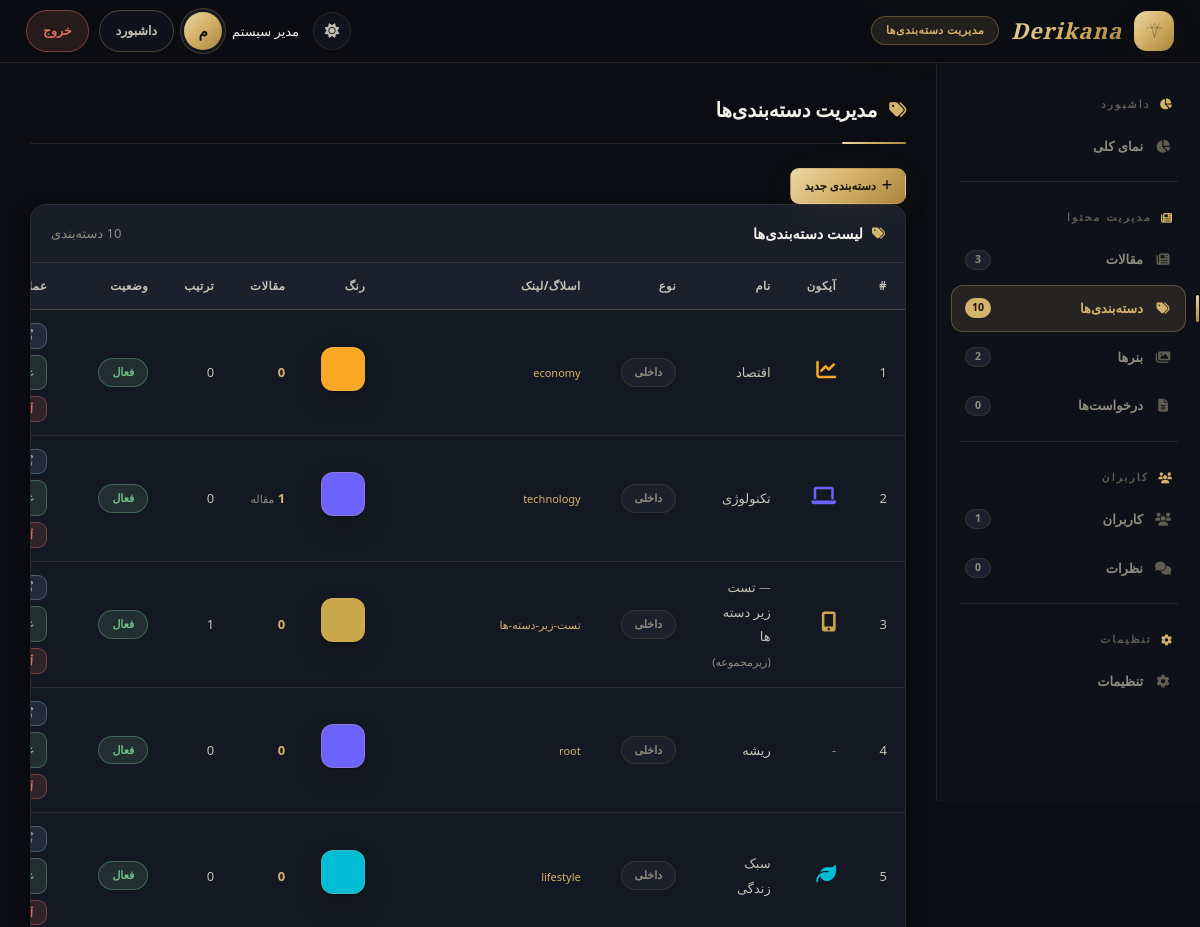
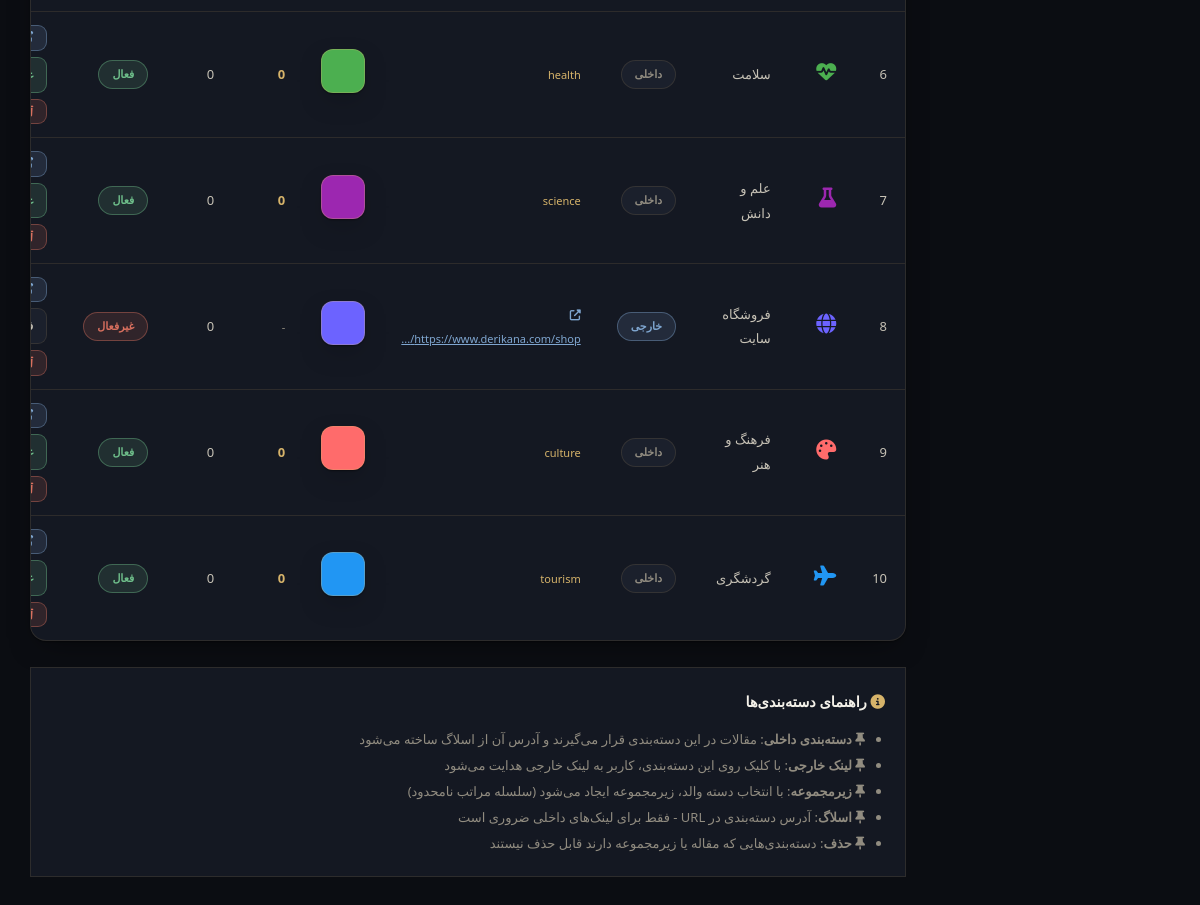
Screenshot of /admin/categories.php (signed in) with the database file from the repository (2 pictures, top to bottom).
### tables this page shows
CREATE TABLE `categories`  (
  `id` int NOT NULL AUTO_INCREMENT,
  `name` varchar(100) NOT NULL,
  `slug` varchar(100) NOT NULL,
  `color` varchar(7) NULL DEFAULT '#6C63FF',
  `parent_id` int NULL DEFAULT NULL,
  `icon` varchar(50) NULL DEFAULT NULL,
  `description` text NULL,
  `sort_order` int NULL DEFAULT 0,
  `active` tinyint(1) NULL DEFAULT 1,
  `created_at` datetime NULL DEFAULT current_timestamp(),
  `link_type` enum('internal','external') NULL DEFAULT 'internal',
  `external_link` varchar(500) NULL DEFAULT NULL,
  `link_target` tinyint(1) NULL DEFAULT 0,
  PRIMARY KEY (`id`) USING BTREE,
  UNIQUE INDEX `slug`(`slug` ASC) USING BTREE,
  INDEX `fk_categories_parent`(`parent_id` ASC) USING BTREE,
  CONSTRAINT `fk_categories_parent` FOREIGN KEY (`parent_id`) REFERENCES `categories` (`id`) ON DELETE CASCADE ON UPDATE RESTRICT
);

### admin/categories.php (the view, shortened to what this page needs)
<?php
require_once '../includes/functions.php';
function getCategoriesTree($pdo, $parent_id = null, $level = 0) {
    $stmt = $pdo->prepare("SELECT * FROM categories WHERE parent_id " . ($parent_id === null ? "IS NULL" : "= ?") . " ORDER BY sort_order ASC, name ASC");
    if ($parent_id !== null) {
        $stmt->execute([$parent_id]);
    } else {
        $stmt->execute();
    }
    $result = [];
    while ($row = $stmt->fetch()) {
        $row['level'] = $level;
        $result[] = $row;
        $children = getCategoriesTree($pdo, $row['id'], $level + 1);
        $result = array_merge($result, $children);
    }
    return $result;
}
$categories = getCategoriesTree($pdo);
$edit_category = null;
?>
<!DOCTYPE html>
<html lang="fa" dir="rtl" data-theme="dark">
<head>
    <link href="https://cdn.jsdelivr.net/gh/rastikerdar/vazirmatn@v33.003/Vazirmatn-font-face.css" rel="stylesheet" />
    <link rel="stylesheet" href="https://cdnjs.cloudflare.com/ajax/libs/font-awesome/6.5.2/css/all.min.css" />
    <link rel="stylesheet" href="../assets/css/admin.css" />
</head>
<body>
    <header class="admin-header">
        <div class="logo">
            <span class="brand-mark" aria-hidden="true"></span>
            <span class="brand-en">Derikana</span>
            <span class="badge">مدیریت دسته‌بندی‌ها</span>
        </div>
        <button class="theme-btn" onclick="toggleAdminTheme()" aria-label="تغییر پوسته"><i class="fas fa-sun i-sun"></i><i class="fas fa-moon i-moon"></i></button>
        <div class="user-info">
            <span style="font-weight:500;"><?php echo $_SESSION['user_name']; ?></span>
            <div class="avatar"><?php echo mb_substr($_SESSION['user_name'], 0, 1); ?></div>
            <button class="back-btn" onclick="window.location.href='index.php'">داشبورد</button>
            <button class="back-btn danger" onclick="window.location.href='logout.php'">خروج</button>
        </div>
    </header>
    <div class="admin-layout">
        <?php $current_page = 'categories.php'; require __DIR__ . '/partials/sidebar.php'; ?>
        <div class="admin-content">
        <div class="page-title"><i class="fas fa-tags"></i> مدیریت دسته‌بندی‌ها</div>
        <button class="btn-primary-sm" onclick="toggleForm()">
            <i class="fas fa-plus"></i> <?php echo $edit_category ? 'ویرایش دسته‌بندی' : 'دسته‌بندی جدید'; ?>
        </button>
        <div class="admin-table-container">
            <div class="table-header">
                <h3><i class="fas fa-tags" aria-hidden="true"></i> لیست دسته‌بندی‌ها</h3>
                <span style="font-size:13px; color:var(--text-light);"><?php echo count($categories); ?> دسته‌بندی</span>
            </div>
            <table class="admin-table">
                <thead>
                    <tr>
                        <th>#</th>
                        <th>آیکون</th>
                        <th>نام</th>
                        <th>نوع</th>
                        <th>اسلاگ/لینک</th>
                        <th>رنگ</th>
                        <th>مقالات</th>
                        <th>ترتیب</th>
                        <th>وضعیت</th>
                        <th>عملیات</th>
                    </tr>
                </thead>
                <tbody>
                    <?php if (count($categories) > 0): ?>
                        <?php
                        $counter = 0;
                        foreach ($categories as $cat):
                            $counter++;
                            $article_count = 0;
                            $link_type = isset($cat['link_type']) ? $cat['link_type'] : 'internal';
                            if ($link_type == 'internal') {
                                $count_stmt = $pdo->prepare("SELECT COUNT(*) FROM articles WHERE category_id = ? AND status = 'published'");
                                $count_stmt->execute([$cat['id']]);
                                $article_count = $count_stmt->fetchColumn();
                            }
                            $is_active = isset($cat['active']) ? $cat['active'] : 1;
                            $link_type_label = $link_type == 'internal' ? 'داخلی' : 'خارجی';
                            $link_type_class = $link_type == 'internal' ? 'internal' : 'external';
                            $level = isset($cat['level']) ? $cat['level'] : 0;
                            $indent = str_repeat('— ', $level);
                        ?>
                            <tr>
                                <td><?php echo $counter; ?></td>
                                <td>
                                    <?php if (isset($cat['icon']) && $cat['icon']): ?>
                                        <i class="fas <?php echo $cat['icon']; ?>" style="font-size:20px; color:<?php echo isset($cat['color']) ? $cat['color'] : '#C9A84C'; ?>;"></i>
                                    <?php else: ?>
                                        <span style="color:var(--text-light);">-</span>
                                    <?php endif; ?>
                                </td>
                                <td style="font-weight:500;">
                                    <span style="color:var(--text-light); font-size:12px;"><?php echo $indent; ?></span>
                                    <?php echo isset($cat['name']) ? $cat['name'] : ''; ?>
                                    <?php if ($level > 0): ?>
                                        <span style="font-size:11px; color:var(--text-light);">(زیرمجموعه)</span>
                                    <?php endif; ?>
                                </td>
                                <td>
                                    <span class="link-badge <?php echo $link_type_class; ?>">
                                        <?php echo $link_type_label; ?>
                                    </span>
                                </td>
                                <td>
                                    <?php if ($link_type == 'external'): ?>
                                        <span style="font-size:11px; color:var(--info);">
                                            <i class="fas fa-external-link-alt"></i>
                                            <a href="<?php echo isset($cat['external_link']) ? $cat['external_link'] : '#'; ?>" target="_blank" style="color:var(--info); text-decoration:underline;">
                                                <?php echo isset($cat['external_link']) ? substr($cat['external_link'], 0, 30) . (strlen($cat['external_link']) > 30 ? '...' : '') : ''; ?>
                                            </a>
                                        </span>
                                    <?php else: ?>
                                        <?php if (isset($cat['slug']) && $cat['slug']): ?>
                                            <span style="font-size:11px; color:var(--primary);"><?php echo $cat['slug']; ?></span>
                                        <?php else: ?>
                                            <span style="font-size:11px; color:var(--danger);"><i class="fas fa-circle-xmark" aria-hidden="true"></i> خالی</span>
                                        <?php endif; ?>
                                    <?php endif; ?>
                                </td>
                                <td>
                                    <span class="color-preview" style="background:<?php echo isset($cat['color']) ? $cat['color'] : '#C9A84C'; ?>;"></span>
                                </td>
                                <td>
                                    <?php if ($link_type == 'internal'): ?>
                                        <span style="font-weight:600; color:var(--primary);"><?php echo $article_count; ?></span>
                                        <?php if ($article_count > 0): ?>
                                            <span style="font-size:11px; color:var(--text-light);">مقاله</span>
                                        <?php endif; ?>
                                    <?php else: ?>
                                        <span style="font-size:11px; color:var(--text-light);">-</span>
                                    <?php endif; ?>
                                </td>
                                <td><?php echo isset($cat['sort_order']) ? $cat['sort_order'] : 0; ?></td>
                                <td>
                                    <span class="status-badge <?php echo $is_active ? 'active' : 'inactive'; ?>">
                                        <?php echo $is_active ? 'فعال' : 'غیرفعال'; ?>
                                    </span>
                                </td>
                                <td>
                                    <div class="action-btns">
                                        <button class="btn-edit" onclick="window.location.href='categories.php?edit=<?php echo $cat['id']; ?>'" title="ویرایش">
                                            <i class="fas fa-edit"></i>
                                        </button>
                                        <button class="btn-toggle <?php echo $is_active ? 'active' : ''; ?>" onclick="window.location.href='categories.php?toggle=<?php echo $cat['id']; ?>'" title="<?php echo $is_active ? 'غیرفعال' : 'فعال'; ?>">
                                        </button>
                                        <button class="btn-delete" onclick="confirmDelete(<?php echo $cat['id']; ?>, '<?php echo addslashes($cat['name']); ?>', <?php echo $article_count; ?>)" title="حذف">
                                            <i class="fas fa-trash"></i>
                                        </button>
                                    </div>
                                </td>
                            </tr>
                        <?php endforeach; ?>
                    <?php endif; ?>
                </tbody>
            </table>
        </div>
        <div style="background:var(--bg-card); border-radius:var(--radius); padding:20px; border:1px solid var(--border); margin-top:16px;">
            <h4 style="margin-bottom:10px;"><i class="fas fa-info-circle" style="color:var(--primary);"></i> راهنمای دسته‌بندی‌ها</h4>
            <ul style="color:var(--text-light); font-size:13px; line-height:2; padding-right:20px;">
                <li><i class="fas fa-thumbtack" aria-hidden="true"></i> <strong>دسته‌بندی داخلی</strong>: مقالات در این دسته‌بندی قرار می‌گیرند و آدرس آن از اسلاگ ساخته می‌شود</li>
                <li><i class="fas fa-thumbtack" aria-hidden="true"></i> <strong>لینک خارجی</strong>: با کلیک روی این دسته‌بندی، کاربر به لینک خارجی هدایت می‌شود</li>
                <li><i class="fas fa-thumbtack" aria-hidden="true"></i> <strong>زیرمجموعه</strong>: با انتخاب دسته والد، زیرمجموعه ایجاد می‌شود (سلسله مراتب نامحدود)</li>
                <li><i class="fas fa-thumbtack" aria-hidden="true"></i> <strong>اسلاگ</strong>: آدرس دسته‌بندی در URL - فقط برای لینک‌های داخلی ضروری است</li>
                <li><i class="fas fa-thumbtack" aria-hidden="true"></i> <strong>حذف</strong>: دسته‌بندی‌هایی که مقاله یا زیرمجموعه دارند قابل حذف نیستند</li>
            </ul>
        </div>
    </div>
    </div>
</body>
</html>

### rows the page displays
categories: name "اقتصاد", link_type "داخلی", slug "economy", article_count "0", sort_order "0", active "فعال"
categories: name "تکنولوژی", link_type "داخلی", slug "technology", article_count "1", shows "مقاله", sort_order "0", active "فعال"
categories: indent "—", name "تست زیر دسته ها", shows "(زیرمجموعه)", link_type "داخلی", slug "تست-زیر-دسته-ها", article_count "0", sort_order "1", active "فعال"
categories: name "ریشه", link_type "داخلی", slug "root", article_count "0", sort_order "0", active "فعال"
categories: name "سبک زندگی", link_type "داخلی", slug "lifestyle", article_count "0", sort_order "0", active "فعال"
categories: name "سلامت", link_type "داخلی", slug "health", article_count "0", sort_order "0", active "فعال"
categories: name "علم و دانش", link_type "داخلی", slug "science", article_count "0", sort_order "0", active "فعال"
categories: name "فروشگاه سایت", link_type "خارجی", external_link "https://www.derikana.com/shop/", sort_order "0", active "غیرفعال"
categories: name "فرهنگ و هنر", link_type "داخلی", slug "culture", article_count "0", sort_order "0", active "فعال"
categories: name "گردشگری", link_type "داخلی", slug "tourism", article_count "0", sort_order "0", active "فعال"

### other values shown
$_SESSION['user_name'] "مدیر سیستم"
mb_substr($_SESSION['user_name'], 0, 1) "م"
$__item['section'] "داشبورد"
$__item['label'] "نمای کلی"
$__item['section'] "مدیریت محتوا"
$__item['label'] "مقالات"
$__cnt[$__item['count']] "3"
$__item['label'] "دسته‌بندی‌ها"
$__cnt[$__item['count']] "10"
$__item['label'] "بنرها"
$__cnt[$__item['count']] "2"
$__item['label'] "درخواست‌ها"
$__cnt[$__item['count']] "0"
$__item['section'] "کاربران"
$__item['label'] "کاربران"
